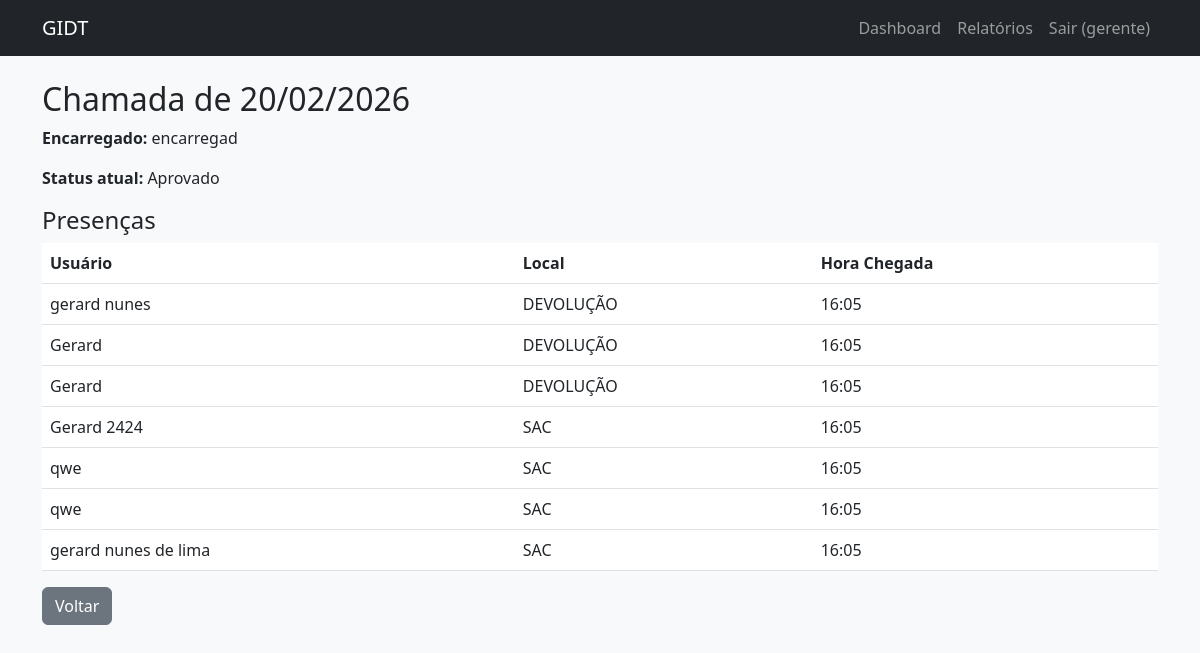
/gerente/chamadas/24/ (signed in), run on the app's committed database.
### gestao/models.py (models this page shows, shortened)
class User(AbstractUser):
    ROLE_CHOICES = (
        ('gestor', 'Gestor'),
        ('gerente', 'Gerente'),
        ('encarregado', 'Encarregado'),
        ('usuario', 'Usuário'),
        ('administrador', 'Administrador'),
    )
    role = models.CharField(max_length=20, choices=ROLE_CHOICES, default='usuario')
    cpf = models.CharField(max_length=14, unique=True, null=True, blank=True)
    telefone = models.CharField(max_length=20, blank=True)
    endereco = models.TextField(blank=True)
    aprovado = models.BooleanField(default=False)  # apenas para usuários
    aprovado_por = models.ForeignKey('self', on_delete=models.SET_NULL, null=True, blank=True, related_name='aprovados')
    aprovado_em = models.DateTimeField(null=True, blank=True)
    pix = models.CharField(max_length=50, blank=True)

class Chamada(models.Model):
    STATUS_CHOICES = (
        ('pendente', 'Pendente'),
        ('aprovado', 'Aprovado'),
        ('rejeitado', 'Rejeitado'),
    )
    data = models.DateField()
    encarregado = models.ForeignKey(User, on_delete=models.CASCADE, related_name='chamadas_criadas')
    criado_em = models.DateTimeField(auto_now_add=True)
    aprovado_por = models.ForeignKey(User, on_delete=models.SET_NULL, null=True, blank=True, related_name='chamadas_aprovadas')
    aprovado_em = models.DateTimeField(null=True, blank=True)
    status = models.CharField(max_length=20, choices=STATUS_CHOICES, default='pendente')
    class Meta:
        unique_together = ['data', 'encarregado']  # um encarregado só pode ter uma chamada por dia

class Presenca(models.Model):
    chamada = models.ForeignKey(Chamada, on_delete=models.CASCADE, related_name='presencas')
    usuario = models.ForeignKey(User, on_delete=models.CASCADE, related_name='presencas')
    local = models.ForeignKey(Local, on_delete=models.CASCADE)
    hora_chegada = models.TimeField(null=True, blank=True)
    hora_saida = models.TimeField(null=True, blank=True)
    class Meta:
        unique_together = ['chamada', 'usuario']  # um usuário só pode estar uma vez por chamada

class Local(models.Model):
    nome = models.CharField(max_length=50)
    descricao = models.TextField(blank=True)

### gestao/views/Vgerente.py (the view, shortened to what this page needs)
@login_required
@role_required('gerente')
def gerente_chamada_detail(request, pk):
    chamada = get_object_or_404(Chamada, pk=pk)
    presencas = chamada.presencas.all()
    return render(request, 'gerente/chamada_detail.html', {'chamada': chamada, 'presencas': presencas})

### templates/gerente/chamada_detail.html (shortened to what this page needs)
{% extends "base.html" %}
{% block content %}
<h2>Chamada de {{ chamada.data|date:"d/m/Y" }}</h2>
<p><strong>Encarregado:</strong> {{ chamada.encarregado.first_name }}</p>
<p><strong>Status atual:</strong> {{ chamada.get_status_display }}</p>
<h4>Presenças</h4>
<table class="table">
    <thead>
        <tr>
            <th>Usuário</th>
            <th>Local</th>
            <th>Hora Chegada</th>
        </tr>
    </thead>
    <tbody>
        {% for p in presencas %}
        <tr>
            <td>{{ p.usuario.first_name }}</td>
            <td>{{ p.local.nome }}</td>
            <td>{{ p.hora_chegada|default:"-" }}</td>
        </tr>
        {% endfor %}
    </tbody>
</table>
<a href="{% url 'dashboard' %}" class="btn btn-secondary">Voltar</a>
{% endblock %}

### templates/base.html (shortened to what this page needs)
<!DOCTYPE html>
<html lang="pt-br">
<head>
    <link href="https://cdn.jsdelivr.net/npm/bootstrap@5.3.0/dist/css/bootstrap.min.css" rel="stylesheet">
    <link rel="stylesheet" href="/static/css/style.css">
</head>
<body>
    <nav class="navbar navbar-expand-lg navbar-dark bg-dark">
        <div class="container">
            <a class="navbar-brand" href="{% url 'index' %}">GIDT</a>
            <div class="collapse navbar-collapse" id="navbarNav">
                <ul class="navbar-nav ms-auto">
                    {% if user.is_authenticated %}
                        <li class="nav-item">
                            <a class="nav-link" href="{% url 'dashboard' %}">Dashboard</a>
                        </li>
                        {% if user.role == 'gerente' %}
                            <li class="nav-item"><a class="nav-link" href="{% url 'relatorio' %}">Relatórios</a></li>
                        {% endif %}
                        <li class="nav-item">
                            <a class="nav-link" href="{% url 'logout' %}">Sair ({{ user.first_name|default:user.username }})</a>
                        </li>
                    {% else %}
                        <li class="nav-item"><a class="nav-link" href="{% url 'login' %}">Login</a></li>
                        <li class="nav-item"><a class="nav-link" href="{% url 'register' %}">Registrar</a></li>
                    {% endif %}
                </ul>
            </div>
        </div>
    </nav>
    <main class="container mt-4">
        {% block content %}{% endblock %}
    </main>
</body>
</html>

### static/css/style.css (style rules this page uses)
body { background-color: #f8f9fa; }
.navbar { margin-bottom: 20px; }

### data on the page
User: first_name "gerente"
Chamada: data "20/02/2026", encarregado.first_name "encarregad", status "Aprovado"
Presenca: usuario.first_name "gerard nunes", local.nome "DEVOLUÇÃO", hora_chegada "16:05"
Presenca: usuario.first_name "Gerard", local.nome "DEVOLUÇÃO", hora_chegada "16:05"
Presenca: usuario.first_name "Gerard", local.nome "DEVOLUÇÃO", hora_chegada "16:05"
Presenca: usuario.first_name "Gerard 2424", local.nome "SAC", hora_chegada "16:05"
Presenca: usuario.first_name "qwe", local.nome "SAC", hora_chegada "16:05"
Presenca: usuario.first_name "qwe", local.nome "SAC", hora_chegada "16:05"
Presenca: usuario.first_name "gerard nunes de lima", local.nome "SAC", hora_chegada "16:05"
